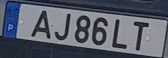
#> input picture cropped/0_frame_000001(1).jpg, 168 x 58 px, found by its file name; its folder holds only this picture in this run
$ python rect.py
#> lines starting #> are read from the running program, lines starting #| are printed output that depends on the picture; after the words box and inside, x2 and y2 are one past the last pixel; in counts of white or black regions, pixels touching at a corner belong together
#> further down, image is the input picture: shape (58, 168, 3); mean B, G, R 106.2, 92.7, 88.4
import cv2
import numpy as np
import os

def draw_license_plate_edges(image):
    # Step 1: Convert image to grayscale
    gray = cv2.cvtColor(image, cv2.COLOR_BGR2GRAY)
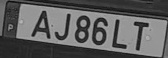
#> gray: shape (58, 168); min 9, max 182, mean 93

    # Step 2: Apply edge detection
    edges = cv2.Canny(gray, 100, 200)
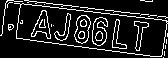
#> edges: shape (58, 168); 13.1% white in thin lines or dots
    kernel = np.ones((1, 1), np.uint8)  # Adjust the kernel size as needed

    # Dilate the binary image
    edges = cv2.dilate(edges, kernel, iterations=1)
    cv2.imshow("Result", edges)
    cv2.waitKey(0)
    # Step 3: Find contours
    contours, _ = cv2.findContours(edges, cv2.RETR_EXTERNAL, cv2.CHAIN_APPROX_SIMPLE)
#> contours = 17 contours, 15 with area under 20; largest, box (x1, y1, x2, y2) and area: (14, 3, 168, 57) 5322, (8, 24, 14, 31) 24

    # Step 4: Find the rectangle with the largest area
    max_area = 0
    max_area_rectangle = None
    for contour in contours:
        area = cv2.contourArea(contour)
        if area > max_area:
            max_area = area
            max_area_rectangle = cv2.minAreaRect(contour)
#> this loop made 17 passes
#> (area, max_area, max_area_rectangle) on passes 6, 13: (23.5, 23.5, ((10.5, 27), (6, 5), -90)), (5321.5, 5321.5, ((88.48, 29.12), (38.08, 154.3), -82.87))
#> after the loop, max_area = 5321.5

    # Step 5: Draw lines on the edges of the largest rectangle
    if max_area_rectangle is not None:
        box = cv2.boxPoints(max_area_rectangle)
#> box = [[162.7, 57.58], [9.57, 38.45], [14.29, 0.662], [167.4, 19.8]]
        box = np.int0(box)
#> box = [[162, 57], [9, 38], [14, 0], [167, 19]]
        cv2.drawContours(image, [box], 0, (0, 255, 0), 2)
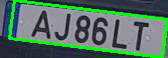
#> image: shape (58, 168, 3); 11.55% of pixels changed, all inside (x1, y1, x2, y2) = (8, 0, 168, 58)

    return image

# Folder containing the images
folder_path = "C:/Users/Santi LM/Downloads/cropped"


# Iterate over all the images in the folder
for filename in os.listdir(folder_path):
    if filename.endswith(".jpeg") or filename.endswith(".jpg") or filename.endswith(".png"):
        # Load the image
        image_path = os.path.join(folder_path, filename)
        image = cv2.imread(image_path)

        # Call the function to draw license plate edges
        result = draw_license_plate_edges(image)

        # Display the result
        cv2.imshow("Result", result)
        cv2.waitKey(0)

# Close all windows
cv2.destroyAllWindows()
